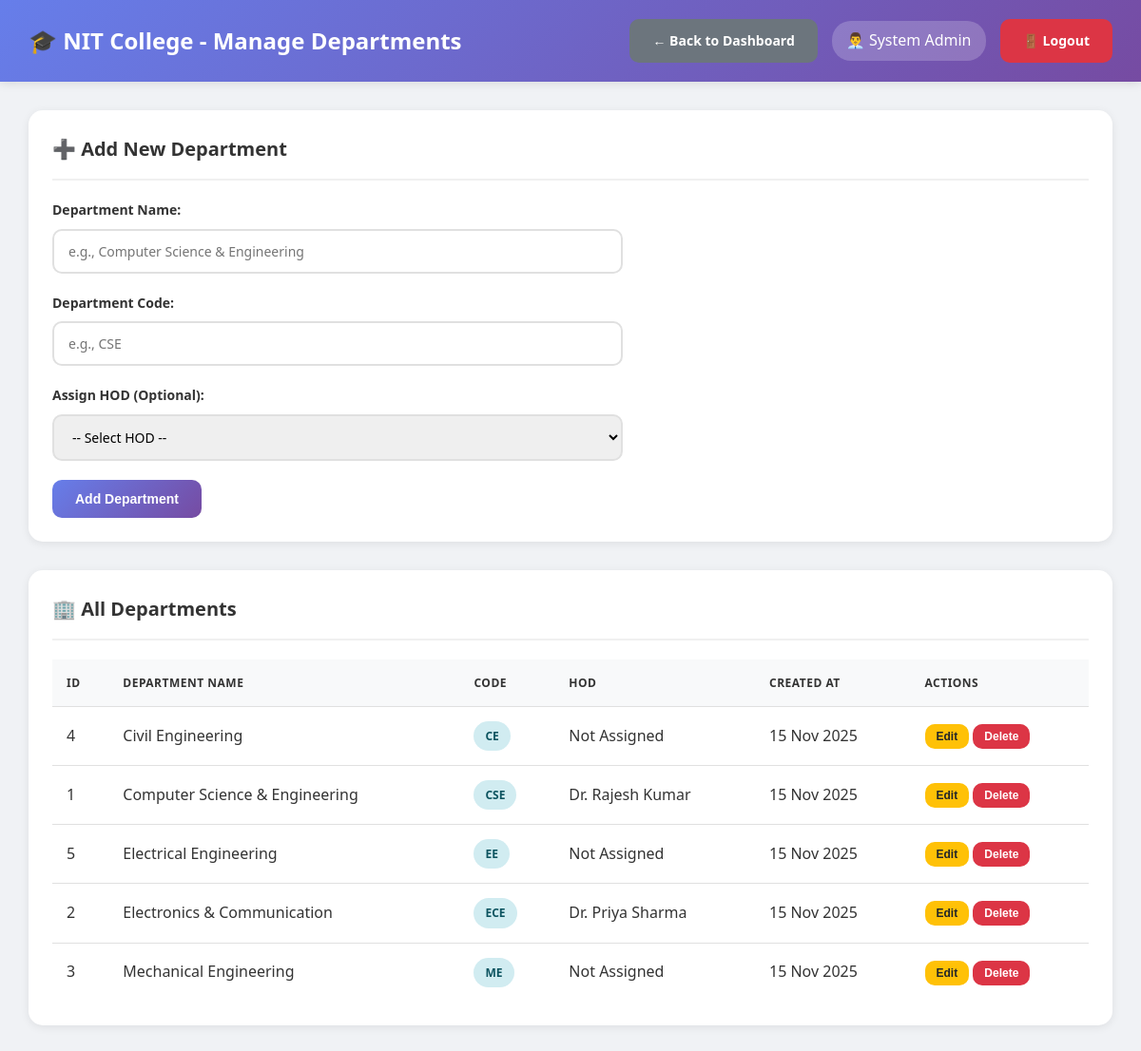
Page /admin/manage_departments.php (signed in) on the committed database.
### tables this page shows
CREATE TABLE users (
    id INT AUTO_INCREMENT PRIMARY KEY,
    username VARCHAR(50) UNIQUE NOT NULL,
    password VARCHAR(255) NOT NULL,
    full_name VARCHAR(100) NOT NULL,
    email VARCHAR(100) UNIQUE NOT NULL,
    phone VARCHAR(15),
    role ENUM('admin', 'hod', 'teacher') NOT NULL,
    department_id INT DEFAULT NULL,
    is_active TINYINT(1) DEFAULT 1,
    created_at TIMESTAMP DEFAULT CURRENT_TIMESTAMP,
    FOREIGN KEY (department_id) REFERENCES departments(id) ON DELETE SET NULL
);

CREATE TABLE departments (
    id INT AUTO_INCREMENT PRIMARY KEY,
    dept_name VARCHAR(100) NOT NULL,
    dept_code VARCHAR(20) UNIQUE NOT NULL,
    hod_id INT DEFAULT NULL,
    created_at TIMESTAMP DEFAULT CURRENT_TIMESTAMP
);

### db.php (called while the page is built, shortened)
<?php
$conn = new mysqli(DB_HOST, DB_USER, DB_PASS, DB_NAME);
$conn->set_charset("utf8mb4");
$conn->query("SET time_zone = '+05:30'");
function isLoggedIn() {
    return isset($_SESSION['user_id']) && isset($_SESSION['role']);
}
function getCurrentUser() {
    global $conn;
    $user_id = $_SESSION['user_id'];
    $role = $_SESSION['role'];
    if ($role === 'student') {
        $query = "SELECT * FROM students WHERE id = ?";
    } elseif ($role === 'parent') {
        $query = "SELECT * FROM parents WHERE id = ?";
    } else {
        $query = "SELECT * FROM users WHERE id = ?";
    }
    $stmt = $conn->prepare($query);
    $stmt->bind_param("i", $user_id);
    $stmt->execute();
    $result = $stmt->get_result();
    return $result->fetch_assoc();
}
?>

### admin/manage_departments.php (the view, shortened to what this page needs)
<?php
require_once '../db.php';
$user = getCurrentUser();
$departments_query = "SELECT d.*, u.full_name as hod_name
                     FROM departments d
                     LEFT JOIN users u ON d.hod_id = u.id
                     ORDER BY d.dept_name";
$departments = $conn->query($departments_query);
?>
<!DOCTYPE html>
<html lang="en">
<head>
    <link rel="stylesheet" href="../assets/style.css">
</head>
<body class="dashboard-container">
    <nav class="navbar">
        <div>
            <h1>🎓 NIT College - Manage Departments</h1>
        </div>
        <div class="user-info">
            <a href="index.php" class="btn btn-secondary">← Back to Dashboard</a>
            <span>👨‍💼 <?php echo htmlspecialchars($user['full_name']); ?></span>
            <a href="../logout.php" class="btn btn-danger">🚪 Logout</a>
        </div>
    </nav>
    <div class="main-content">
        <div class="table-container" style="margin-bottom: 30px;">
            <h3>➕ Add New Department</h3>
            <form method="POST" style="max-width: 600px;">
                <div class="form-group">
                    <label>Department Name:</label>
                    <input type="text" name="dept_name" required placeholder="e.g., Computer Science & Engineering">
                </div>
                <div class="form-group">
                    <label>Department Code:</label>
                    <input type="text" name="dept_code" required placeholder="e.g., CSE">
                </div>
                <div class="form-group">
                    <label>Assign HOD (Optional):</label>
                    <select name="hod_id">
                        <option value="">-- Select HOD --</option>
                    </select>
                </div>
                <button type="submit" name="add_department" class="btn btn-primary">Add Department</button>
            </form>
        </div>
        <div class="table-container">
            <h3>🏢 All Departments</h3>
            <table>
                <thead>
                    <tr>
                        <th>ID</th>
                        <th>Department Name</th>
                        <th>Code</th>
                        <th>HOD</th>
                        <th>Created At</th>
                        <th>Actions</th>
                    </tr>
                </thead>
                <tbody>
                    <?php while ($dept = $departments->fetch_assoc()): ?>
                    <tr>
                        <td><?php echo $dept['id']; ?></td>
                        <td><?php echo htmlspecialchars($dept['dept_name']); ?></td>
                        <td><span class="badge badge-info"><?php echo htmlspecialchars($dept['dept_code']); ?></span></td>
                        <td><?php echo $dept['hod_name'] ? htmlspecialchars($dept['hod_name']) : 'Not Assigned'; ?></td>
                        <td><?php echo date('d M Y', strtotime($dept['created_at'])); ?></td>
                        <td>
                            <button onclick="editDepartment(<?php echo htmlspecialchars(json_encode($dept)); ?>)"
                                    class="btn btn-warning btn-sm">Edit</button>
                            <form method="POST" style="display:inline;"
                                  onsubmit="return confirm('Delete this department?');">
                                <button type="submit" name="delete_department" class="btn btn-danger btn-sm">Delete</button>
                            </form>
                        </td>
                    </tr>
                    <?php endwhile; ?>
                </tbody>
            </table>
        </div>
    </div>
</body>
</html>

### assets/style.css (style rules this page uses)
* { margin: 0; padding: 0; box-sizing: border-box; }
body { font-family: 'Segoe UI', Tahoma, Geneva, Verdana, sans-serif; background: #f0f2f5; color: #333; line-height: 1.6; }
.form-group { margin-bottom: 20px; }
.form-group label { display: block; margin-bottom: 8px; color: #333; font-weight: 600; font-size: 14px; }
.form-group input, .form-group select, .form-group textarea { width: 100%; padding: 12px 15px; border: 2px solid #e0e0e0; border-radius: 10px; font-size: 14px; transition: all 0.3s ease; font-family: inherit; }
.btn { padding: 12px 24px; border: none; border-radius: 10px; font-size: 14px; font-weight: 600; cursor: pointer; transition: all 0.3s ease; text-decoration: none; display: inline-block; text-align: center; }
.btn-primary { background: linear-gradient(135deg, #667eea 0%, #764ba2 100%); color: white; }
.btn-danger { background: #dc3545; color: white; }
.btn-warning { background: #ffc107; color: #212529; }
.btn-secondary { background: #6c757d; color: white; }
.btn-sm { padding: 6px 12px; font-size: 12px; }
.dashboard-container { background: #f0f2f5; min-height: 100vh; }
.navbar { background: linear-gradient(135deg, #667eea 0%, #764ba2 100%); color: white; padding: 20px 30px; display: flex; justify-content: space-between; align-items: center; box-shadow: 0 2px 10px rgba(0, 0, 0, 0.1); position: sticky; top: 0; z-index: 100; }
.navbar h1 { font-size: 24px; font-weight: 600; }
.navbar .user-info { display: flex; align-items: center; gap: 15px; }
.navbar .user-info span { background: rgba(255, 255, 255, 0.2); padding: 8px 15px; border-radius: 20px; }
.main-content { padding: 30px; max-width: 1400px; margin: 0 auto; }
.main-content h3 { margin-bottom: 20px; color: #333; font-size: 20px; }
.table-container { background: white; border-radius: 15px; padding: 25px; box-shadow: 0 2px 10px rgba(0, 0, 0, 0.08); overflow-x: auto; margin-bottom: 30px; }
.table-container h3 { margin-bottom: 20px; color: #333; font-size: 20px; padding-bottom: 15px; border-bottom: 2px solid #f0f0f0; }
table { width: 100%; border-collapse: collapse; }
table thead { background: #f8f9fa; }
table th, table td { padding: 15px; text-align: left; border-bottom: 1px solid #e0e0e0; }
table th { font-weight: 600; color: #333; text-transform: uppercase; font-size: 12px; letter-spacing: 0.5px; }
table tr:last-child td { border-bottom: none; }
.badge { padding: 6px 12px; border-radius: 20px; font-size: 12px; font-weight: 600; display: inline-block; }
.badge-info { background: #d1ecf1; color: #0c5460; }

### rows in the picture
users: full_name "System Admin"
departments: id "4", dept_name "Civil Engineering", dept_code "CE", shows "Not Assigned", created_at "15 Nov 2025"
users: department "1", department.dept_name "Computer Science & Engineering", department.dept_code "CSE", full_name "Dr. Rajesh Kumar", department.created_at "15 Nov 2025"
departments: id "5", dept_name "Electrical Engineering", dept_code "EE", shows "Not Assigned", created_at "15 Nov 2025"
users: department "2", department.dept_name "Electronics & Communication", department.dept_code "ECE", full_name "Dr. Priya Sharma", department.created_at "15 Nov 2025"
departments: id "3", dept_name "Mechanical Engineering", dept_code "ME", shows "Not Assigned", created_at "15 Nov 2025"
